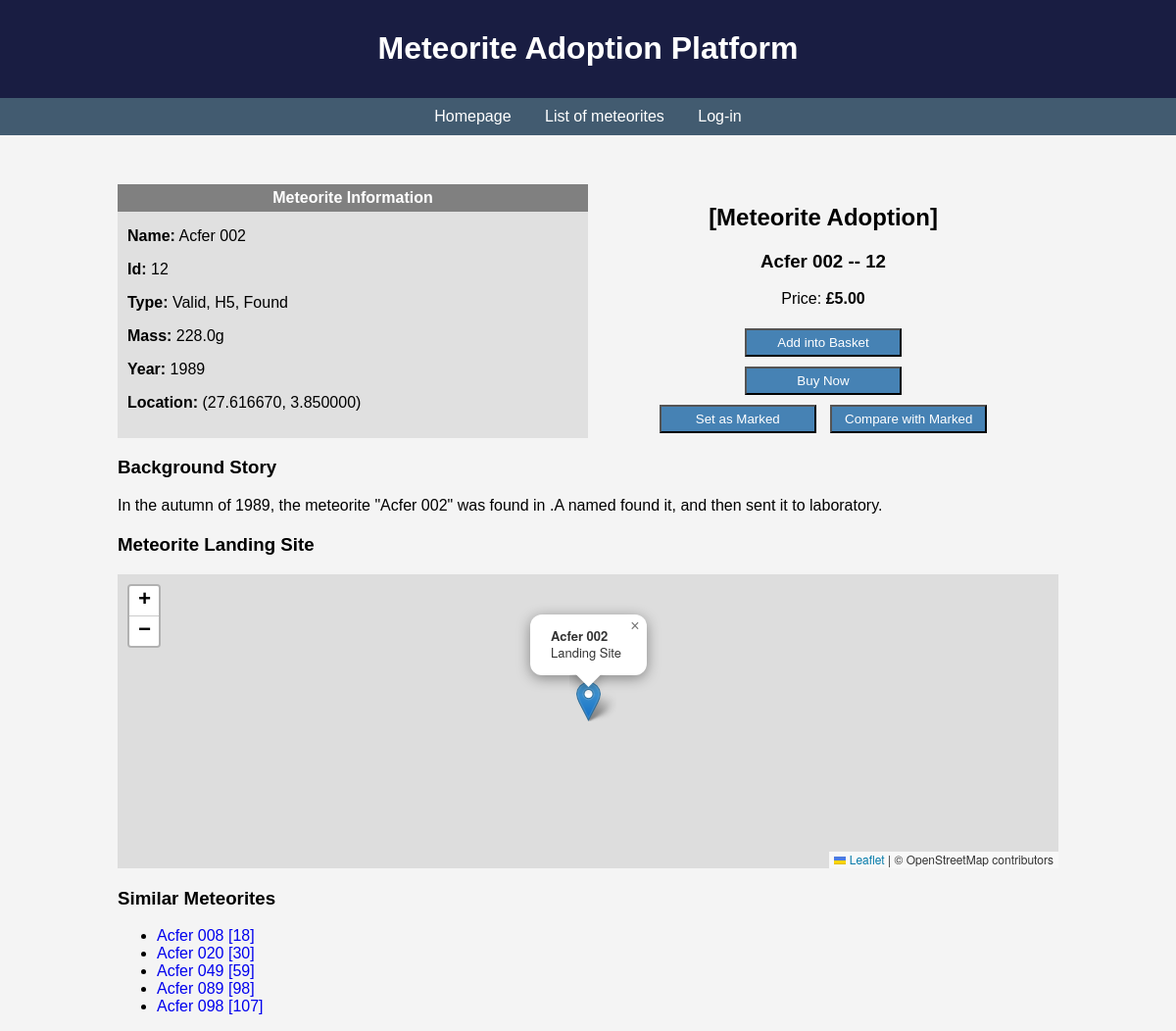
The app's page /meteorite/detail/12/ with its own data.
### meteorite/models.py (models this page shows)
class Meteorite(models.Model):
    name = models.CharField(max_length=100, unique=True)
    id = models.IntegerField(primary_key=True)
    nametype = models.CharField(max_length=20)
    recclass = models.CharField(max_length=50)
    mass = models.FloatField()
    fall = models.CharField(max_length=20)
    year = models.IntegerField()
    latitude = models.DecimalField(max_digits=9, decimal_places=6)
    longitude = models.DecimalField(max_digits=9, decimal_places=6)
    price = models.DecimalField(max_digits=10, decimal_places=2)

### meteorite/views.py (the view)
# urls.py: path('detail/<int:meteorite_id>/', views.meteorite_detail, name='meteorite_detail'),
def meteorite_detail(request, meteorite_id):
    meteorite = get_object_or_404(Meteorite, id=meteorite_id)
    similar_meteorites = Meteorite.objects.filter(
        recclass=meteorite.recclass
    ).exclude(id=meteorite.id)[:5]
    background_story = None
    background_story = generate_meteorite_story(meteorite)
    context = {
        'meteorite': meteorite,
        'similar_meteorites': similar_meteorites,
        'background_story': background_story,
    }
    return render(request,'meteorite/detail.html', context=context)

### templates/meteorite/detail.html (shortened to what this page needs)
{% extends 'meteorite/main.html' %}
{% block content %}
    <div id="detailPage">
        <div id="meteorite_info">
            <div style="background-color:gray; color:white; text-align: center; padding:5px;">
                <strong><span>Meteorite Information</span></strong>
            </div>
            <p><strong>Name:</strong> {{ meteorite.name }}</p>
            <p><strong>Id:</strong> {{ meteorite.id }}</p>
            <p><strong>Type:</strong> {{ meteorite.nametype }}, {{ meteorite.recclass }}, {{ meteorite.fall }}</p>
            <p><strong>Mass:</strong> {{ meteorite.mass }}g</p>
            <p><strong>Year:</strong> {{ meteorite.year }}</p>
            <p><strong>Location:</strong> ({{ meteorite.latitude }}, {{ meteorite.longitude }})</p>
        </div>
        <div id="buying_info">
            <h2>[Meteorite Adoption]</h2>
            <h3>{{ meteorite.name }} -- {{ meteorite.id }}</h3>
            <p>Price: <strong><span>£{{ meteorite.price }}</span></strong></p>
            <div id="saveAndBuy">
                <form action="{% url 'order:add_to_cart' meteorite.id %}" method="post">
                    <button type="submit">Add into Basket</button>
                </form>
                <form method="post" action="{% url 'order:buy_now' meteorite.id %}">
                    <button type="submit">Buy Now</button>
                </form>
            </div>
            <div id="markAndCompare">
                <a href="{% url 'meteorite:set_marked' meteorite.id %}">
                    <button>Set as Marked</button>
                </a>
                <a href="{% url 'meteorite:compare_with_marked' meteorite.id %}">
                    <button>Compare with Marked</button>
                </a>
            </div>
        </div>
    </div>
    {% if background_story %}
        <div id="meteorite_story">
            <h3>Background Story</h3>
            <p>{{ background_story }}</p>
        </div>
    {% endif %}
    <h3 style="margin-top:20px;">Meteorite Landing Site</h3>
    <div id="map" style="height: 300px; width: 100%;"></div>
    <div id="similar_meteorites">
        <h3 style="margin-top:20px;">Similar Meteorites</h3>
        <ul>
            {% for similar in similar_meteorites %}
                <li>
                    <a href="{% url 'meteorite:meteorite_detail' similar.id %}">
                        {{ similar.name }} [{{ similar.id }}]
                    </a>
                </li>
            {% empty %}
                <li>No similar meteorites found.</li>
            {% endfor %}
        </ul>
    </div>
    <link rel="stylesheet" href="https://unpkg.com/leaflet@1.9.3/dist/leaflet.css" />
{% endblock %}

### meteorite/static/meteorite/styles.css (style rules this page uses)
body { font-family: Arial, sans-serif; margin: 0; padding: 0; background-color: #f4f4f4; }
a { text-decoration: none; }
#detailPage { display: flex; justify-content: space-between; margin-top: 50px; }
#meteorite_info { width: 40vw; background-color:#e0e0e0; }
#meteorite_info p { padding-left: 10px; }
#buying_info { width: 40vw; text-align: center; }
#buying_info button { width: 160px; background-color: #4682B4; color: white; padding: 5px; cursor: pointer; margin: 5px; }

### records on screen
Meteorite: name "Acfer 002", id "12", nametype "Valid", recclass "H5", fall "Found", mass "228.0", year "1989", latitude "27.616670", longitude "3.850000", price "5.00"
Meteorite: name "Acfer 008", id "18"
Meteorite: name "Acfer 020", id "30"
Meteorite: name "Acfer 049", id "59"
Meteorite: name "Acfer 089", id "98"
Meteorite: name "Acfer 098", id "107"

### other values on screen
{{ background_story }} "In the autumn of 1989, the meteorite \"Acfer 002\" was found in .A named found it, and then sent it to laboratory."
